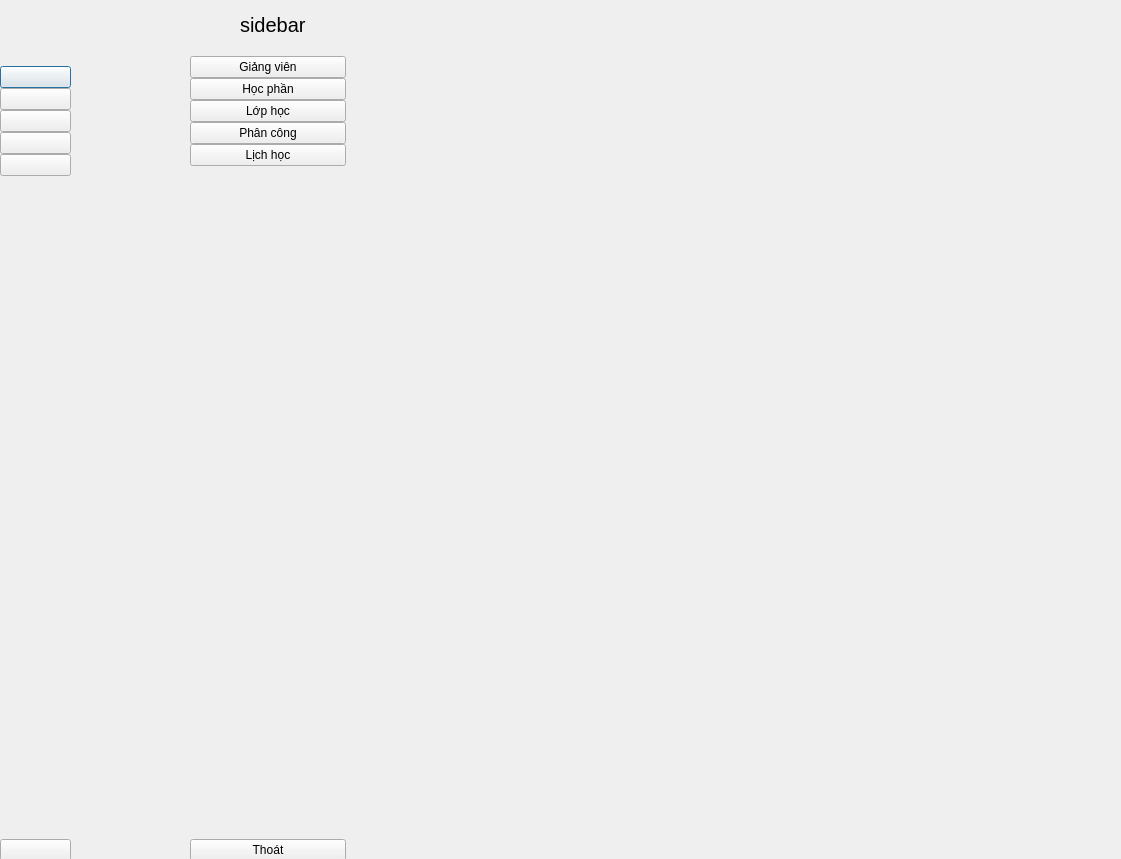
<?xml version="1.0" encoding="UTF-8"?>
<ui version="4.0">
 <class>Dialog</class>
 <widget class="QDialog" name="Dialog">
  <property name="geometry">
   <rect>
    <x>0</x>
    <y>0</y>
    <width>1121</width>
    <height>859</height>
   </rect>
  </property>
  <property name="maximumSize">
   <size>
    <width>1121</width>
    <height>859</height>
   </size>
  </property>
  <property name="windowTitle">
   <string>Đăng nhập</string>
  </property>
  <property name="toolTip">
   <string>&lt;html&gt;&lt;head/&gt;&lt;body&gt;&lt;p&gt;&lt;br/&gt;&lt;/p&gt;&lt;/body&gt;&lt;/html&gt;</string>
  </property>
  <property name="autoFillBackground">
   <bool>false</bool>
  </property>
  <property name="styleSheet">
   <string notr="true"/>
  </property>
  <widget class="QWidget" name="widget" native="true">
   <property name="geometry">
    <rect>
     <x>0</x>
     <y>10</y>
     <width>71</width>
     <height>851</height>
    </rect>
   </property>
   <layout class="QVBoxLayout" name="verticalLayout_3">
    <item>
     <layout class="QHBoxLayout" name="horizontalLayout_2">
      <item>
       <widget class="QLabel" name="label">
        <property name="minimumSize">
         <size>
          <width>50</width>
          <height>50</height>
         </size>
        </property>
        <property name="maximumSize">
         <size>
          <width>50</width>
          <height>50</height>
         </size>
        </property>
        <property name="text">
         <string/>
        </property>
        <property name="pixmap">
         <pixmap resource="resual.qrc">:/icon/img/logo.jpg</pixmap>
        </property>
        <property name="scaledContents">
         <bool>true</bool>
        </property>
       </widget>
      </item>
     </layout>
    </item>
    <item>
     <layout class="QVBoxLayout" name="verticalLayout">
      <property name="spacing">
       <number>0</number>
      </property>
      <item>
       <widget class="QPushButton" name="pushButton">
        <property name="text">
         <string/>
        </property>
        <property name="icon">
         <iconset resource="resual.qrc">
          <normaloff>:/icon/img/mu.png</normaloff>
          <normalon>:/icon/img/mu.png</normalon>:/icon/img/mu.png</iconset>
        </property>
        <property name="iconSize">
         <size>
          <width>30</width>
          <height>30</height>
         </size>
        </property>
       </widget>
      </item>
      <item>
       <widget class="QPushButton" name="pushButton_2">
        <property name="text">
         <string/>
        </property>
        <property name="icon">
         <iconset resource="resual.qrc">
          <normaloff>:/icon/img/laptop.png</normaloff>
          <normalon>:/icon/img/laptop.png</normalon>:/icon/img/laptop.png</iconset>
        </property>
        <property name="iconSize">
         <size>
          <width>30</width>
          <height>30</height>
         </size>
        </property>
       </widget>
      </item>
      <item>
       <widget class="QPushButton" name="pushButton_3">
        <property name="text">
         <string/>
        </property>
        <property name="icon">
         <iconset resource="resual.qrc">
          <normaloff>:/icon/img/phanconggiangday.png</normaloff>
          <normalon>:/icon/img/phanconggiangday.png</normalon>:/icon/img/phanconggiangday.png</iconset>
        </property>
        <property name="iconSize">
         <size>
          <width>50</width>
          <height>50</height>
         </size>
        </property>
       </widget>
      </item>
      <item>
       <widget class="QPushButton" name="pushButton_4">
        <property name="text">
         <string/>
        </property>
        <property name="icon">
         <iconset resource="resual.qrc">
          <normaloff>:/icon/img/amduong.png</normaloff>
          <normalon>:/icon/img/amduong.png</normalon>:/icon/img/amduong.png</iconset>
        </property>
        <property name="iconSize">
         <size>
          <width>30</width>
          <height>30</height>
         </size>
        </property>
       </widget>
      </item>
      <item>
       <widget class="QPushButton" name="pushButton_5">
        <property name="text">
         <string/>
        </property>
        <property name="icon">
         <iconset resource="resual.qrc">
          <normaloff>:/icon/img/lich2.png</normaloff>
          <normalon>:/icon/img/lich.png</normalon>:/icon/img/lich2.png</iconset>
        </property>
        <property name="iconSize">
         <size>
          <width>30</width>
          <height>30</height>
         </size>
        </property>
       </widget>
      </item>
     </layout>
    </item>
    <item>
     <spacer name="verticalSpacer">
      <property name="orientation">
       <enum>Qt::Vertical</enum>
      </property>
      <property name="sizeHint" stdset="0">
       <size>
        <width>20</width>
        <height>504</height>
       </size>
      </property>
     </spacer>
    </item>
    <item>
     <widget class="QPushButton" name="pushButton_11">
      <property name="text">
       <string/>
      </property>
      <property name="icon">
       <iconset resource="resual.qrc">
        <normaloff>:/icon/img/exit.png</normaloff>
        <normalon>:/icon/img/exit.png</normalon>:/icon/img/exit.png</iconset>
      </property>
      <property name="iconSize">
       <size>
        <width>30</width>
        <height>30</height>
       </size>
      </property>
     </widget>
    </item>
   </layout>
  </widget>
  <widget class="QWidget" name="widget_2" native="true">
   <property name="geometry">
    <rect>
     <x>190</x>
     <y>0</y>
     <width>156</width>
     <height>861</height>
    </rect>
   </property>
   <layout class="QVBoxLayout" name="verticalLayout_4">
    <item>
     <layout class="QHBoxLayout" name="horizontalLayout">
      <property name="spacing">
       <number>0</number>
      </property>
      <item>
       <widget class="QLabel" name="label_2">
        <property name="minimumSize">
         <size>
          <width>50</width>
          <height>50</height>
         </size>
        </property>
        <property name="maximumSize">
         <size>
          <width>50</width>
          <height>50</height>
         </size>
        </property>
        <property name="text">
         <string/>
        </property>
        <property name="pixmap">
         <pixmap resource="resual.qrc">:/icon/img/logo.jpg</pixmap>
        </property>
        <property name="scaledContents">
         <bool>true</bool>
        </property>
       </widget>
      </item>
      <item>
       <widget class="QLabel" name="label_3">
        <property name="font">
         <font>
          <pointsize>15</pointsize>
         </font>
        </property>
        <property name="text">
         <string>sidebar</string>
        </property>
       </widget>
      </item>
     </layout>
    </item>
    <item>
     <layout class="QVBoxLayout" name="verticalLayout_2">
      <property name="spacing">
       <number>0</number>
      </property>
      <item>
       <widget class="QPushButton" name="pushButton_6">
        <property name="text">
         <string>Giảng viên</string>
        </property>
        <property name="icon">
         <iconset resource="resual.qrc">
          <normaloff>:/icon/img/mu.png</normaloff>
          <normalon>:/icon/img/mu.png</normalon>:/icon/img/mu.png</iconset>
        </property>
        <property name="iconSize">
         <size>
          <width>25</width>
          <height>25</height>
         </size>
        </property>
       </widget>
      </item>
      <item>
       <widget class="QPushButton" name="pushButton_7">
        <property name="text">
         <string>Học phần</string>
        </property>
        <property name="icon">
         <iconset resource="resual.qrc">
          <normaloff>:/icon/img/laptop.png</normaloff>
          <normalon>:/icon/img/laptop.png</normalon>:/icon/img/laptop.png</iconset>
        </property>
        <property name="iconSize">
         <size>
          <width>25</width>
          <height>25</height>
         </size>
        </property>
       </widget>
      </item>
      <item>
       <widget class="QPushButton" name="pushButton_8">
        <property name="text">
         <string>Lớp học</string>
        </property>
        <property name="icon">
         <iconset resource="resual.qrc">
          <normaloff>:/icon/img/phanconggiangday.png</normaloff>
          <normalon>:/icon/img/phanconggiangday.png</normalon>:/icon/img/phanconggiangday.png</iconset>
        </property>
        <property name="iconSize">
         <size>
          <width>30</width>
          <height>30</height>
         </size>
        </property>
       </widget>
      </item>
      <item>
       <widget class="QPushButton" name="pushButton_9">
        <property name="text">
         <string>Phân công</string>
        </property>
        <property name="icon">
         <iconset resource="resual.qrc">
          <normaloff>:/icon/img/amduong.png</normaloff>
          <normalon>:/icon/img/amduong.png</normalon>:/icon/img/amduong.png</iconset>
        </property>
        <property name="iconSize">
         <size>
          <width>25</width>
          <height>25</height>
         </size>
        </property>
       </widget>
      </item>
      <item>
       <widget class="QPushButton" name="pushButton_10">
        <property name="text">
         <string>Lịch học</string>
        </property>
        <property name="icon">
         <iconset resource="resual.qrc">
          <normaloff>:/icon/img/lich.png</normaloff>
          <normalon>:/icon/img/lich.png</normalon>:/icon/img/lich.png</iconset>
        </property>
        <property name="iconSize">
         <size>
          <width>30</width>
          <height>30</height>
         </size>
        </property>
       </widget>
      </item>
     </layout>
    </item>
    <item>
     <spacer name="verticalSpacer_2">
      <property name="orientation">
       <enum>Qt::Vertical</enum>
      </property>
      <property name="sizeHint" stdset="0">
       <size>
        <width>20</width>
        <height>549</height>
       </size>
      </property>
     </spacer>
    </item>
    <item>
     <widget class="QPushButton" name="pushButton_12">
      <property name="text">
       <string>Thoát</string>
      </property>
      <property name="icon">
       <iconset resource="resual.qrc">
        <normaloff>:/icon/img/exit.png</normaloff>
        <normalon>:/icon/img/exit.png</normalon>:/icon/img/exit.png</iconset>
      </property>
      <property name="iconSize">
       <size>
        <width>30</width>
        <height>30</height>
       </size>
      </property>
     </widget>
    </item>
   </layout>
  </widget>
  <widget class="QWidget" name="widget_3" native="true">
   <property name="geometry">
    <rect>
     <x>370</x>
     <y>20</y>
     <width>721</width>
     <height>831</height>
    </rect>
   </property>
  </widget>
 </widget>
 <resources>
  <include location="resual.qrc"/>
 </resources>
 <connections/>
</ui>
